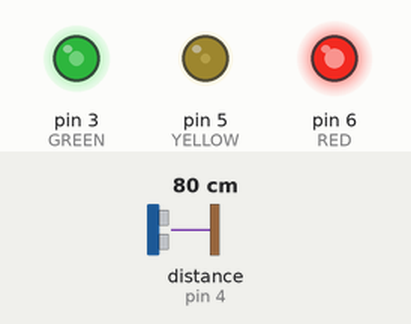
Recording of a program running on a simulated Arduino Uno, built with avr-gcc and run on an emulated ATmega328P. On the bench: output pins drawn as LEDs (lit = HIGH). Wiring (inferred from the names in the program): ultrasonic range finder: trigger pin 2; echo pin 4. Inputs (shaded band) come from the test bench; at power-on: distance to the obstacle (sensor on pin 4) 80 cm. The echo pulse lasts 58.3 µs per cm; pins used as bus, display or sensor lines are not drawn.

Above: at 1.2 s.
1.3 s: distance to the obstacle (sensor on pin 4) set to 2 cm
At 3.1 s:
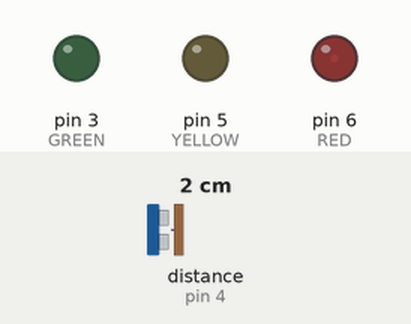
3.4 s: distance to the obstacle (sensor on pin 4) set to 9 cm
At 5.4 s:
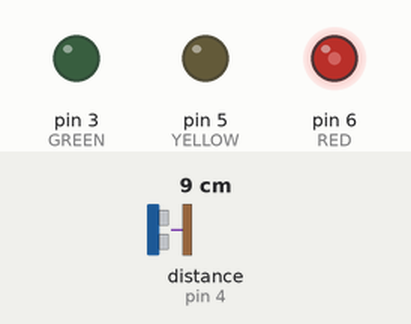
5.7 s: distance to the obstacle (sensor on pin 4) set to 18 cm
At 7.7 s:
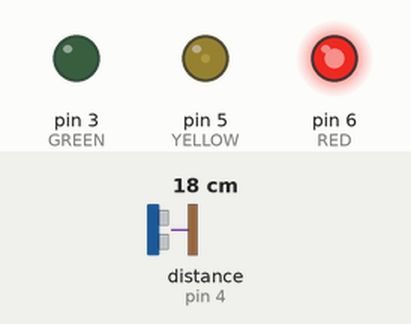
8.0 s: distance to the obstacle (sensor on pin 4) set to 35 cm
At 9.7 s:
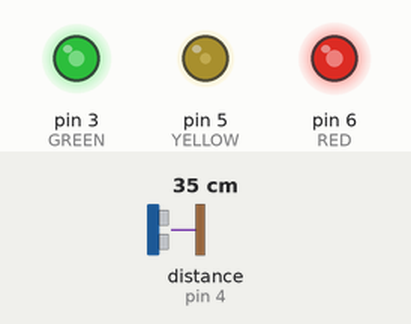
10.3 s: distance to the obstacle (sensor on pin 4) set to 60 cm
At 12.4 s:
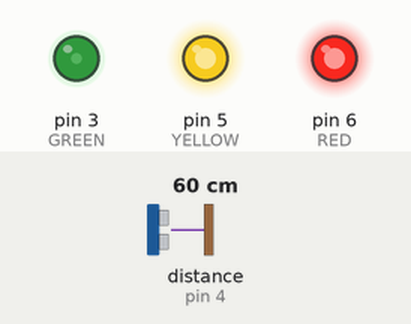
12.7 s: distance to the obstacle (sensor on pin 4) set to 120 cm
At 14.5 s:
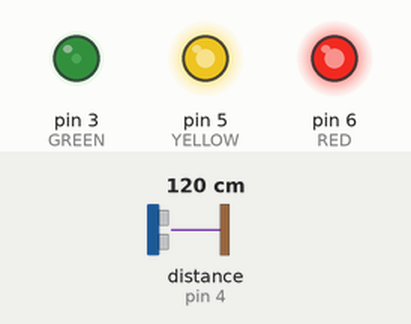
Timing chart, 0 to 15.7 s (numbered marks = the images above; inputs shaded):
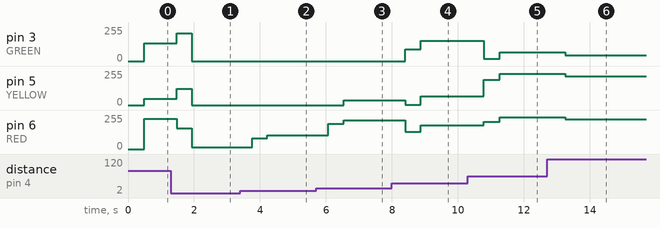

Measured:
- after the input at 1.3 s, pin 3 (GREEN): 133/255 → 208/255 after 0.18 s, → 0/255 0.46 s later; pin 5 (YELLOW): 47/255 → 122/255 after 0.18 s, → 0/255 0.46 s later; pin 6 (RED): 226/255 → 154/255 after 0.18 s, → 12/255 0.46 s later
- after the input at 3.4 s, pin 6 (RED): 12/255 → 81/255 after 0.36 s, → 102/255 0.46 s later
- after the input at 5.7 s, pin 5 (YELLOW): 0/255 → 34/255 after 0.83 s; pin 6 (RED): 102/255 → 191/255 after 0.37 s, → 216/255 0.46 s later
- after the input at 8.0 s, pin 3 (GREEN): 0/255 → 88/255 after 0.40 s, → 153/255 0.47 s later; pin 5 (YELLOW): 34/255 → 2/255 after 0.40 s, → 67/255 0.47 s later; pin 6 (RED): 216/255 → 129/255 after 0.40 s, → 177/255 0.47 s later
- after the input at 10.3 s, pin 3 (GREEN): 153/255 → 18/255 after 0.48 s, → 66/255 0.49 s later; pin 5 (YELLOW): 67/255 → 188/255 after 0.48 s, → 236/255 0.49 s later; pin 6 (RED): 177/255 → 204/255 after 0.48 s, → 240/255 0.49 s later
- after the input at 12.7 s, pin 3 (GREEN): 66/255 → 45/255 after 0.55 s; pin 5 (YELLOW): 236/255 → 215/255 after 0.55 s; pin 6 (RED): 240/255 → 224/255 after 0.55 s

The program:

main.cpp
```cpp
#include <Arduino.h>

//led pins
#define RED 6
#define GREEN 3
#define YELLOW 5
//ultrasonic sensor pins
#define TRIGGER 2
#define ECHO 4
//potentiometer
#define POT A0
//led offset
#define GREEN_END 400
#define GREEN_BEGIN 250
#define YELLOW_END 300
#define YELLOW_BEGIN 150
#define RED_END 200
#define RED_BEGIN 0

//if serial output is needed uncomment next line
//#define SERIAL_DEBUG true
//switch between pwm and default
#define USE_PWM

//1 == true == HIGH
//0 == false == LOW

int mappedVals[10] = {0};
int currentIndex = 0;

//set value for all LEDS
void allLED(bool value)
{
  digitalWrite(RED, value);
  digitalWrite(GREEN, value);
  digitalWrite(YELLOW, value);
}

void setSimpleLED(int value)
{
  allLED(LOW);
  if (value >= 0 && value <= 100)
  {
    digitalWrite(GREEN, HIGH);
  }
  else if (value > 100 && value <= 200)
  {
    digitalWrite(YELLOW, HIGH);
  }
  else if (value > 200)
  {
    digitalWrite(RED, HIGH);
  }
}

void setComplexLED(int pin, int mappedVal, int begin, int end)
{
  if (mappedVal >= begin)
  {
    double val = mappedVal - begin;
    double m = map(val, 0, end - begin, 0, 255);
    if (val > 0)
#ifdef USE_PWM
      analogWrite(pin, m);
#else
      digitalWrite(pin, HIGH);
#endif
#ifdef SERIAL_DEBUG
    Serial.print(m);
#endif
  }
#ifdef SERIAL_DEBUG
  Serial.println();
#endif
}

//get Distance from ultrasonic Sensor
double getDistance()
{
  long time = 0;
  double distance = 0;
  digitalWrite(TRIGGER, LOW);
  delayMicroseconds(2);
  digitalWrite(TRIGGER, HIGH);
  delayMicroseconds(10);
  digitalWrite(TRIGGER, LOW);
  time = pulseIn(ECHO, HIGH);
  distance = time * 0.017;
  delay(50);
  return distance;
}

void setup()
{
  //initialise Serial if needed
#ifdef SERIAL_DEBUG
  Serial.begin(9600);
  delay(500);
  Serial.println("G\t Y\t R");
#endif

  //define pin usage
  pinMode(RED, OUTPUT);
  pinMode(GREEN, OUTPUT);
  pinMode(YELLOW, OUTPUT);

  pinMode(TRIGGER, OUTPUT);
  pinMode(ECHO, INPUT);

  pinMode(POT, INPUT);
}

void loop()
{
  //turn all LEDs off
  double dist = getDistance();

  //Smooth transition between three leds
  double mappedVal = map(dist, 0, 37, 0, 370);
  mappedVals[currentIndex] = mappedVal;
  currentIndex++;

//average of last 10 measurements
  if (currentIndex >= 9)
  {
    currentIndex = 0;
    double avgVal = 0;
    for (int i = 0; i <= 9; i++)
    {
      avgVal += mappedVals[i];
    }
    avgVal /= 9;
    //set all LEDs off
    allLED(LOW);

    //set all three leds with pwm
    setComplexLED(RED, avgVal, RED_BEGIN, RED_END);
    setComplexLED(YELLOW, avgVal, YELLOW_BEGIN, YELLOW_END);
    setComplexLED(GREEN, avgVal, GREEN_BEGIN, GREEN_END);
  }
}
```
